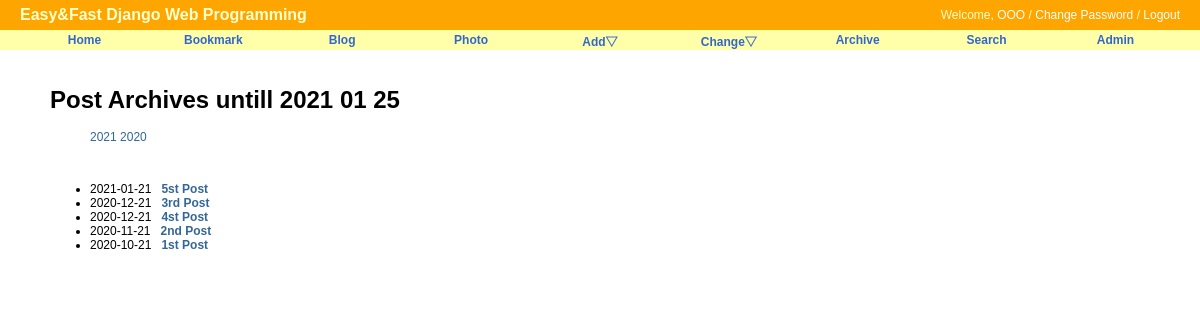
Screenshot of /blog/archive/ with the database file from the repository.
### blog/models.py (models this page shows, shortened)
class Post(models.Model):
    objects = models.Manager()
    title = models.CharField('TITLE', max_length=50)
    slug = models.SlugField('SLUG', unique=True, allow_unicode=True, help_text='one word for this alias')
    description = models.CharField('DESCRIPTION', max_length=100, blank=True, help_text='simple description text')
    content = models.TextField('CONTENT')
    create_date = models.DateTimeField('Create Date', auto_now_add=True)
    modify_date = models.DateTimeField('Modify Date', auto_now=True)
    class Meta:
        verbose_name = 'post'
        verbose_name_plural = 'posts'
        db_table = 'blog_posts'
        ordering = ('-modify_date',)     # desc
    def get_absolute_url(self):
        return reverse('blog:post_detail', args=(self.slug,)) # -> 1st post -> /blog/post/1st-post

### blog/views.py (the view)
# urls.py: path('archive/', PostAV.as_view(), name='post_archive'),
class PostAV(ArchiveIndexView):
    model = Post
    date_field = "modify_date"

### blog/templates/blog/post_archive.html (shortened to what this page needs)
{% extends "base.html" %}
{% block content %}
<div id="content">
    <h1>Post Archives untill {% now 'Y m d' %}</h1>
    <ul>
        {% for date in date_list %}
            <li style='display: inline;'>
                <a href="{% url 'blog:post_year_archive' date|date:'Y' %}">{{ date|date:'Y' }}</a>
            </li>
        {% endfor %}
    </ul>
    <br/>
    <div>
        <ul>
            {% for post in object_list %}
                <li>
                    {{ post.modify_date|date:"Y-m-d" }}&nbsp;&nbsp;
                    <a href="{{ post.get_absolute_url }}"><strong>{{ post.title }}</strong></a>
                </li>
            {% endfor %}
        </ul>
    </div>
</div>
{% endblock %}

### templates/base.html (shortened to what this page needs)
<!DOCTYPE html>
<html lang="ko">
<head>
{% load static %}
<link rel="stylesheet" type="text/css" href="{% block stylesheet %}{% static 'css/base.css' %}{% endblock %}" />
<link rel="stylesheet" type="text/css" href="{% block extrastyle %}{% endblock %}" />
</head>
<body>
    <div id="header">
        <h2 class="maintitle">Easy&amp;Fast Django Web Programming</h2>
            <h4 class="welcome">Welcome, <a href="#">OOO</a> /
                <a href="#">Change Password</a> /
                <a href="#">Logout</a>
            </h4>
    </div>
    <div id="menu">
        <li><a href="{% url 'home' %}">Home</a></li>
        <li><a href="{% url 'bookmark:index' %}">Bookmark</a></li>
        <li><a href="{% url 'blog:index' %}">Blog</a></li>
        <li><a href="#">Photo</a></li>
        <li><a href="#">Add&bigtriangledown;</a>
        </li>
        <li><a href="#">Change&bigtriangledown;</a>
        </li>
        <li><a href="{% url 'blog:post_archive' %}">Archive</a></li>
        <li><a href="{% url 'blog:search' %}">Search</a></li>
        <li><a href="{% url 'admin:index' %}">Admin</a></li>
    </div>
    <div>
        {% block content %}{% endblock %}
    </div>
</body>
</html>

### static/css/base.css (style rules this page uses)
body { font-family: "Lucida Grande", Verdana, Arial, sans-serif; font-size: 12px; }
div#header { position: absolute; top: 0px; left: 0px; height: 30px; width: 100%; display: table; background: orange; }
div#menu { position: absolute; top: 30px; left: 0px; height: 20px; width: 100%; display: table; table-layout: fixed; border-spacing: 40px 0px; background: #ffa; font-size: 12px; }
div#content { position: absolute; top: 70px; left: 50px; right: 50px; }
.maintitle { display: table-cell; vertical-align: middle; padding-left: 20px; color: #ffc; font-weight: bold; font-size: 16px; }
.welcome { display: table-cell; vertical-align: middle; text-align: right; padding-right: 20px; color: #ffc; font-weight: normal; font-size: 12px; }
.welcome a:link, .welcome a:visited { color: white; }
div#menu a:link, div#menu a:visited { color: #36c; }
div#menu > li { display: table-cell; vertical-align: middle; border-radius: 25px; text-align: center; font-weight: bold; }
a:link, a:visited { color: #369; text-decoration: none; }

### rows the page displays
Post: modify_date "2021-01-21", title "5st Post"
Post: modify_date "2020-12-21", title "3rd Post"
Post: modify_date "2020-12-21", title "4st Post"
Post: modify_date "2020-11-21", title "2nd Post"
Post: modify_date "2020-10-21", title "1st Post"

### other values shown
{{ date|date:'Y' }} "2021" "2020"
